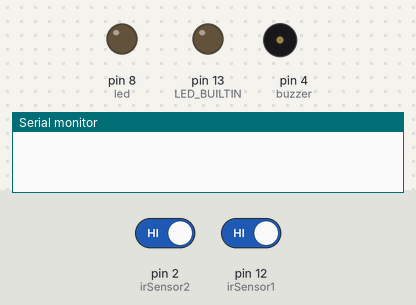
Bench run of a sketch on a simulated Arduino Uno, built with avr-gcc and run on an emulated ATmega328P. On the bench: output pins drawn as LEDs (lit = HIGH), buzzer (waves = sounding), the last lines printed to the serial monitor. Dashed ring = blinking. The test bench sets the inputs (shaded band); at power-on: pin 2 (irSensor2) HIGH, pin 12 (irSensor1) HIGH.

Above: at 1.2 s.
1.3 s: pin 2 (irSensor2) driven LOW
At 1.42 s:
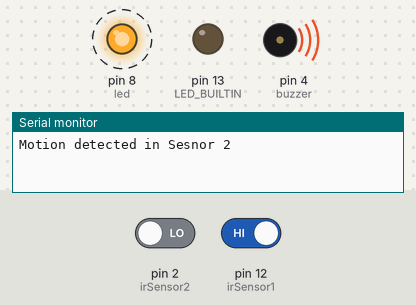
3.5 s: pin 12 (irSensor1) driven LOW
At 4.9 s:
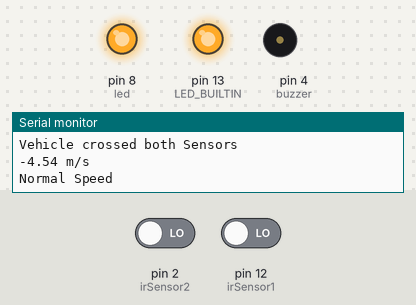
Timing chart, 0 to 7.0 s (numbered marks = the images above; inputs shaded):
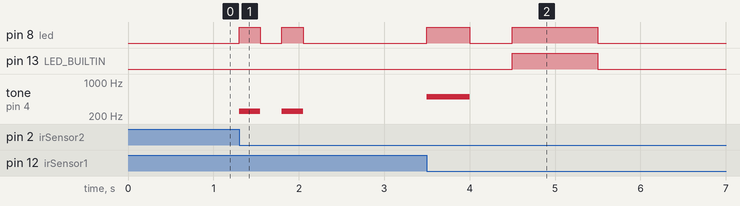

Measured:
- after the input at 1.3 s, pin 8 (led): alternates HIGH for 0.25 s and LOW for 0.25 s, 4 changes in all, then stays LOW, starting at once; tone on pin 4 (buzzer): alternates 250 Hz for 0.25 s and silent for 0.25 s, 4 changes in all, then stays silent, starting at once
- after the input at 3.5 s, pin 8 (led): LOW → HIGH at once, → LOW 0.50 s later, → HIGH 0.50 s later, → LOW 1.0 s later; pin 13 (LED_BUILTIN): LOW → HIGH after 1.0 s, → LOW 1.0 s later; tone on pin 4 (buzzer): silent → 500 Hz at once, → silent 0.50 s later

The sketch:

speeddetect.ino
```cpp
int irSensor1 = 12;
int irSensor2 = 2;
int led = 8;
int buzzer = 4;

int motion_Sensor1;
int motion_Sensor2;

int executed = 0;
double speed = 0;
double time_s1 = 0;
double time_s2 = 0;
double time = 0;
double distance = 10;

void setup()
{
  Serial.begin(9600);
  pinMode(irSensor1, INPUT);
  pinMode(irSensor2, INPUT);
  pinMode(led, OUTPUT);
  pinMode(LED_BUILTIN, OUTPUT);
  pinMode(buzzer, OUTPUT);
}

void loop()
{
  if(executed == 0)
  {
    if(digitalRead(irSensor1) == LOW)
    {
      if(time_s1 == 0)
      {
        Serial.println("Motion detected in Sesnor 1");
        time_s1 = millis();
        digitalWrite(led, HIGH);
        tone(buzzer, 500);
        delay(500);
        digitalWrite(led, LOW);
        noTone(buzzer);
      }
    }
    if(digitalRead(irSensor2) == LOW)
    {
      if(time_s2 == 0)
      {
        Serial.println("Motion detected in Sesnor 2");
        time_s2 = millis();
        digitalWrite(led, HIGH);
        tone(buzzer, 250);
        delay(250);
        digitalWrite(led, LOW);
        noTone(buzzer);
        delay(250);
        digitalWrite(led, HIGH);
        tone(buzzer, 250);
        delay(250);
        digitalWrite(led, LOW);
        noTone(buzzer);
      }
    }
    if((time_s1 != 0) && (time_s2 != 0))
    {
      Serial.println("");
      Serial.println("Vehicle crossed both Sensors");
      delay(500);
      time = (time_s2 - time_s1) / 1000.0;
      speed = distance / time;
      Serial.print(speed);
      Serial.print(" m/s");
      Serial.println("");
      if(speed > 6.0)
      {
        Serial.println("Overspeed");
        tone(buzzer, 1000);
        digitalWrite(led, HIGH);
        delay(2000);
        digitalWrite(led, LOW);
        noTone(buzzer);
      }
      else
      {
        Serial.println("Normal Speed");
        digitalWrite(led,HIGH);
        digitalWrite(LED_BUILTIN, HIGH);
        delay(1000);
        digitalWrite(led, LOW);
        digitalWrite(LED_BUILTIN, LOW);
      }
      executed = 1;
    }
  }
}
```
